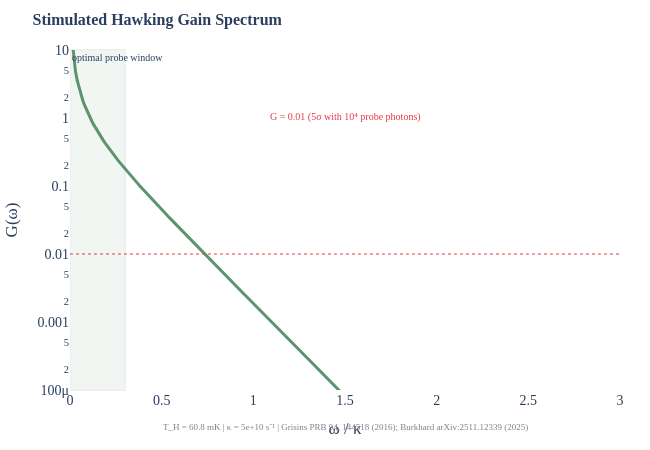

This figure's notebook cell:
### Code cell
# viz-ref: fig_stimulated_hawking_spectrum
fig = fig_stimulated_hawking_spectrum()
fig.show()

### Figure 1 — Plotly figure (JSON) as saved in the notebook; plotly's stock layout.template omitted (floating-point values rounded to 4 significant figures; data arrays with more than 128 entries replaced by an {"elided": "..."} marker saying what was removed)
{"data": [{"line": {"color": "#5C946E", "width": 3}, "mode": "lines", "name": "G(ω) — stimulated gain", "type": "scatter", "x": {"elided": "300 float values"}, "y": {"elided": "300 float values"}}], "layout": {"annotations": [{"font": {"color": "#E63946", "family": "CMU Serif, Computer Modern, Times New Roman, serif", "size": 10}, "showarrow": false, "text": "G = 0.01 (5σ with 10⁴ probe photons)", "x": 1.5, "y": 0.015}, {"font": {"size": 10}, "showarrow": false, "text": "optimal probe window", "x": 0, "xanchor": "left", "xref": "x", "y": 1, "yanchor": "top", "yref": "y domain"}, {"font": {"color": "gray", "family": "CMU Serif, Computer Modern, Times New Roman, serif", "size": 9}, "showarrow": false, "text": "T_H = 60.8 mK | κ = 5e+10 s⁻¹ | Grisins PRB 94, 144518 (2016); Burkhard arXiv:2511.12339 (2025)", "x": 0.5, "xref": "paper", "y": -0.13, "yref": "paper"}], "font": {"family": "CMU Serif, Computer Modern, Times New Roman, serif", "size": 14}, "height": 450, "legend": {"x": 0.55, "y": 0.95}, "margin": {"b": 60, "l": 70, "r": 30, "t": 50}, "paper_bgcolor": "white", "plot_bgcolor": "white", "shapes": [{"line": {"color": "#E63946", "dash": "dot", "width": 1}, "type": "line", "x0": 0, "x1": 1, "xref": "x domain", "y0": 0.01, "y1": 0.01, "yref": "y"}, {"fillcolor": "#5C946E", "opacity": 0.08, "type": "rect", "x0": 0, "x1": 0.3, "xref": "x", "y0": 0, "y1": 1, "yref": "y domain"}], "title": {"font": {"family": "CMU Serif, Computer Modern, Times New Roman, serif", "size": 16}, "text": "<b>Stimulated Hawking Gain Spectrum</b>"}, "width": 650, "xaxis": {"range": [0, 3], "title": {"text": "ω / κ"}}, "yaxis": {"range": [-4, 1], "title": {"text": "G(ω)"}, "type": "log"}}}
